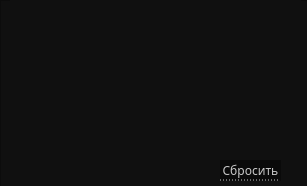
   <widget class="QWidget" name="graphProc">
    <property name="geometry">
     <rect>
      <x>0</x>
      <y>0</y>
      <width>307</width>
      <height>186</height>
     </rect>
    </property>
    <attribute name="icon">
     <iconset>
      <normaloff>../../images/down-arrow.png</normaloff>../../images/down-arrow.png</iconset>
    </attribute>
    <attribute name="label">
     <string>Графический процессор</string>
    </attribute>
    <widget class="QFrame" name="frameGraphProc">
     <property name="geometry">
      <rect>
       <x>0</x>
       <y>0</y>
       <width>311</width>
       <height>191</height>
      </rect>
     </property>
     <property name="styleSheet">
      <string notr="true">QFrame{
	background-color: #101010;
}
</string>
     </property>
     <property name="frameShape">
      <enum>QFrame::StyledPanel</enum>
     </property>
     <property name="frameShadow">
      <enum>QFrame::Raised</enum>
     </property>
     <widget class="QTableWidget" name="tableGraphProc">
      <property name="enabled">
       <bool>true</bool>
      </property>
      <property name="geometry">
       <rect>
        <x>10</x>
        <y>0</y>
        <width>291</width>
        <height>161</height>
       </rect>
      </property>
      <property name="font">
       <font>
        <family>Montserrat Medium</family>
        <stylestrategy>PreferAntialias</stylestrategy>
       </font>
      </property>
      <property name="mouseTracking">
       <bool>true</bool>
      </property>
      <property name="focusPolicy">
       <enum>Qt::NoFocus</enum>
      </property>
      <property name="autoFillBackground">
       <bool>false</bool>
      </property>
      <property name="styleSheet">
       <string notr="true">QHeaderView
{	
	background: rgb(30, 30, 30);
	color: #dddddd;
	border: 0px;
	font-size: 14px;
	min-width: 100px;	
	min-height: 30px;
}

QHeaderView::section{
	background: rgb(30, 30, 30);
	min-width: 10px;	
	min-height: 25px;
	border: 0px solid;
	border-right: 1px solid rgb(50,50,50); 
	color: #dddddd;
	font-size: 12px;
}

QHeaderView::section:hover {
   color: white;
	background-color: rgb(80,80,80);
}

QHeaderView::section{
    color: white;
	selection-background-color:#ffc0cb;
}

QTableWidget QTableCornerButton::section
{
	
	background: rgb(30, 30, 30);
	border-style: solid;
	border-width: 1px;
}

QTableWidget::item
{
 	border-bottom: 1px solid rgb(60,60,60); 
	border-right: 0px;
	border-left: 0px;
	border-top:0px;
}

QTableView
{
	background-color: #101010;
	color: #dddddd;
	border-top: 0px;
	border-right: 0px;
	border-left: 0px;
	border-bottom: 0px;
}

QTableWidget::item:hover {
    color: white;
	border-bottom: 1px solid rgb(180,180,180);
}      

QTableWidget::item:selected
{
 	color: white;
	border-bottom: 1px solid rgb(180,180,180);
}

QScrollBar:vertical {
	border: none;
    background-color: #151515;
    width: 8px;
    margin: 15px 0 15px 0;
	border-radius: 0px;
 }

/*  HANDLE BAR VERTICAL */
QScrollBar::handle:vertical {	
	background-color: #151515;
	min-height: 30px;
	border-radius: 0px;
	border: 1px solid;
	border-right: 0px;
	border-color: rgb(60,60,60);
}
QScrollBar::handle:vertical:hover{	
	background-color:  rgb(50,50,50);
	border-color: rgb(60,60,60);
}
QScrollBar::handle:vertical:pressed {	
	background-color: rgb(120, 0, 2);
}

/* BTN TOP - SCROLLBAR */
QScrollBar::sub-line:vertical {
	background-color: #151515;
	height: 15px;
	subcontrol-position: top;
	subcontrol-origin: margin;
	border: 0px;
	border-bottom: 1px solid rgb(180, 0, 0);
}
QScrollBar::sub-line:vertical:hover {	
	background-color: #575757;
	border-color: #242424;
}
QScrollBar::sub-line:vertical:pressed {	
	background-color: rgb(120, 0, 2);
}

/* BTN BOTTOM - SCROLLBAR */
QScrollBar::add-line:vertical {
	background-color: #151515;
	height: 15px;
	subcontrol-position: bottom;
	subcontrol-origin: margin;
	border: 1px solid;
	border-color: rgb(60,60,60);
	border: 1px solid;
	border-top:1px solid rgb(180, 0, 0);
	border-right: 0px;
	border-bottom: 0px;
}
QScrollBar::add-line:vertical:hover {	
	background-color: #575757;
	border-color: #242424;
}
QScrollBar::add-line:vertical:pressed {	
	background-color: rgb(120, 0, 2);
}
/* RESET ARROW */
QScrollBar::up-arrow:vertical, QScrollBar::down-arrow:vertical {
	background: none;
}

QScrollBar::add-page:vertical, QScrollBar::sub-page:vertical {
	background: none;
}</string>
      </property>
      <property name="editTriggers">
       <set>QAbstractItemView::AnyKeyPressed|QAbstractItemView::EditKeyPressed|QAbstractItemView::SelectedClicked</set>
      </property>
      <property name="selectionMode">
       <enum>QAbstractItemView::MultiSelection</enum>
      </property>
      <property name="selectionBehavior">
       <enum>QAbstractItemView::SelectRows</enum>
      </property>
      <property name="showGrid">
       <bool>false</bool>
      </property>
      <property name="gridStyle">
       <enum>Qt::SolidLine</enum>
      </property>
      <property name="sortingEnabled">
       <bool>true</bool>
      </property>
      <attribute name="horizontalHeaderVisible">
       <bool>false</bool>
      </attribute>
      <attribute name="horizontalHeaderCascadingSectionResizes">
       <bool>true</bool>
      </attribute>
      <attribute name="horizontalHeaderDefaultSectionSize">
       <number>120</number>
      </attribute>
      <attribute name="horizontalHeaderHighlightSections">
       <bool>false</bool>
      </attribute>
      <attribute name="horizontalHeaderMinimumSectionSize">
       <number>15</number>
      </attribute>
      <attribute name="horizontalHeaderShowSortIndicator" stdset="0">
       <bool>true</bool>
      </attribute>
      <attribute name="horizontalHeaderStretchLastSection">
       <bool>false</bool>
      </attribute>
      <attribute name="verticalHeaderVisible">
       <bool>false</bool>
      </attribute>
      <attribute name="verticalHeaderCascadingSectionResizes">
       <bool>false</bool>
      </attribute>
      <attribute name="verticalHeaderMinimumSectionSize">
       <number>10</number>
      </attribute>
      <column>
       <property name="text">
        <string>Выбор</string>
       </property>
      </column>
      <column>
       <property name="text">
        <string>Название</string>
       </property>
      </column>
     </widget>
     <widget class="QPushButton" name="btnResetGraphProc">
      <property name="geometry">
       <rect>
        <x>220</x>
        <y>160</y>
        <width>61</width>
        <height>21</height>
       </rect>
      </property>
      <property name="font">
       <font>
        <family>Montserrat Medium</family>
        <pointsize>9</pointsize>
       </font>
      </property>
      <property name="styleSheet">
       <string notr="true">QPushButton
{
	background-color: rgb(10, 10, 10);
	color:  rgb(200,200, 200);
	border: 0px;
	border-bottom: 1px dotted rgb(200, 200, 200);
}

QPushButton::hover
{
	color: red;
	border-bottom: 1px dotted red;
}
</string>
      </property>
      <property name="text">
       <string>Сбросить</string>
      </property>
     </widget>
    </widget>
   </widget>
